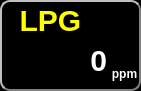
        <widget class="QWidget" name="rad_widget_9" native="true">
         <property name="geometry">
          <rect>
           <x>293</x>
           <y>180</y>
           <width>141</width>
           <height>91</height>
          </rect>
         </property>
         <property name="styleSheet">
          <string notr="true">QWidget
{
	border-color: gray;
	border-style: outset;
    border-width: 2px;
    border-radius: 10px;
    background-color: black;
    font: bold30px;
    padding: 6px;
}</string>
         </property>
         <widget class="QLabel" name="label_23">
          <property name="geometry">
           <rect>
            <x>10</x>
            <y>0</y>
            <width>81</width>
            <height>41</height>
           </rect>
          </property>
          <property name="font">
           <font>
            <pointsize>-1</pointsize>
            <italic>false</italic>
            <bold>true</bold>
           </font>
          </property>
          <property name="styleSheet">
           <string notr="true">QLabel
{
	border-style: none;
    border-width: 2px;
    border-radius: 10px;
    background-color: none;
    font: bold 30px;
    padding: 6px;
	color: yellow;
}</string>
          </property>
          <property name="text">
           <string>LPG</string>
          </property>
          <property name="alignment">
           <set>Qt::AlignmentFlag::AlignCenter</set>
          </property>
         </widget>
         <widget class="QLabel" name="LPG_label">
          <property name="geometry">
           <rect>
            <x>10</x>
            <y>40</y>
            <width>111</width>
            <height>40</height>
           </rect>
          </property>
          <property name="font">
           <font>
            <pointsize>-1</pointsize>
            <italic>false</italic>
            <bold>true</bold>
           </font>
          </property>
          <property name="styleSheet">
           <string notr="true">QLabel
{
	border-style: none;
    border-width: 2px;
    border-radius: 10px;
    background-color: none;
    font: bold 30px;
    padding: 6px;
	color: white;
}</string>
          </property>
          <property name="text">
           <string>0</string>
          </property>
          <property name="alignment">
           <set>Qt::AlignmentFlag::AlignRight|Qt::AlignmentFlag::AlignTrailing|Qt::AlignmentFlag::AlignVCenter</set>
          </property>
         </widget>
         <widget class="QLabel" name="label_24">
          <property name="geometry">
           <rect>
            <x>104</x>
            <y>58</y>
            <width>41</width>
            <height>31</height>
           </rect>
          </property>
          <property name="font">
           <font>
            <pointsize>-1</pointsize>
            <italic>false</italic>
            <bold>true</bold>
           </font>
          </property>
          <property name="styleSheet">
           <string notr="true">QLabel
{
	border-style: none;
    border-width: 2px;
    border-radius: 10px;
    background-color: none;
    font: bold 12px;
    padding: 6px;
	color: white;
}</string>
          </property>
          <property name="text">
           <string>ppm</string>
          </property>
          <property name="alignment">
           <set>Qt::AlignmentFlag::AlignCenter</set>
          </property>
         </widget>
        </widget>
